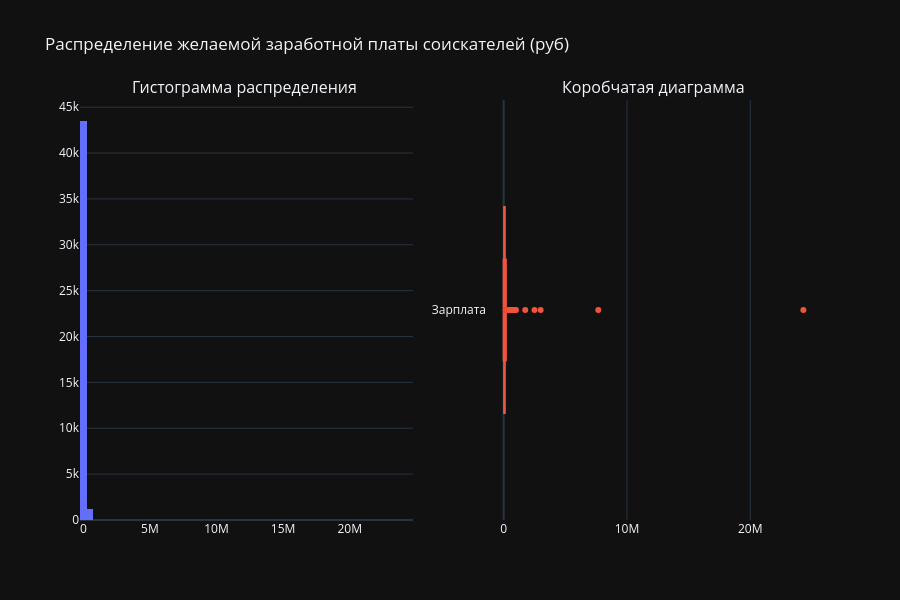

The code cell stored with this chart in its notebook:
### Markdown cell above
### 3. Постройте распределение признака **"ЗП (руб)"**. 
Опишите данное распределение, отвечая на следующие вопросы: каковы предельные значения признака, в каком примерном интервале находится заработная плата большинства соискателей? Есть ли аномалии для признака возраста? Обратите внимание на гигантские размеры желаемой заработной платы.

*Совет: постройте гистограмму и коробчатую диаграмму рядом.*

### Code cell
import plotly.graph_objects as go
from plotly.subplots import make_subplots

# Предельные значения
min_val = hh_database['ЗП (руб)'].min()
max_val = hh_database['ЗП (руб)'].max()
display(min_val, max_val)

fig = make_subplots(rows=1, cols=2, subplot_titles=("Гистограмма распределения ", "Коробчатая диаграмма"))

fig.add_trace(go.Histogram(x=hh_database['ЗП (руб)'], nbinsx=50), row=1, col=1)
fig.add_trace(go.Box(x=hh_database['ЗП (руб)'], boxpoints='outliers'), row=1, col=2)

fig.update_traces(name='Зарплата')

fig.update_layout(title='Распределение желаемой заработной платы соискателей (руб)', height=600, showlegend=False)
fig.show()

# 4.3 Определите по графику, сколько соискателей требуют заработную плату выше 1 миллиона рублей.
# 5

### Figure 1 — Plotly figure (JSON) as saved in the notebook; plotly's stock layout.template omitted (floating-point values rounded to 4 significant figures; data arrays with more than 128 entries replaced by an {"elided": "..."} marker saying what was removed)
{"data": [{"nbinsx": 50, "x": {"elided": "44744 float values"}, "type": "histogram", "xaxis": "x", "yaxis": "y", "name": "Зарплата"}, {"boxpoints": "outliers", "x": {"elided": "44744 float values"}, "type": "box", "xaxis": "x2", "yaxis": "y2", "name": "Зарплата"}], "layout": {"xaxis": {"anchor": "y", "domain": [0.0, 0.45]}, "yaxis": {"anchor": "x", "domain": [0.0, 1.0]}, "xaxis2": {"anchor": "y2", "domain": [0.55, 1.0]}, "yaxis2": {"anchor": "x2", "domain": [0.0, 1.0]}, "annotations": [{"font": {"size": 16}, "showarrow": false, "text": "Гистограмма распределения ", "x": 0.225, "xanchor": "center", "xref": "paper", "y": 1.0, "yanchor": "bottom", "yref": "paper"}, {"font": {"size": 16}, "showarrow": false, "text": "Коробчатая диаграмма", "x": 0.775, "xanchor": "center", "xref": "paper", "y": 1.0, "yanchor": "bottom", "yref": "paper"}], "title": {"text": "Распределение желаемой заработной платы соискателей (руб)"}, "height": 600, "showlegend": false}}
